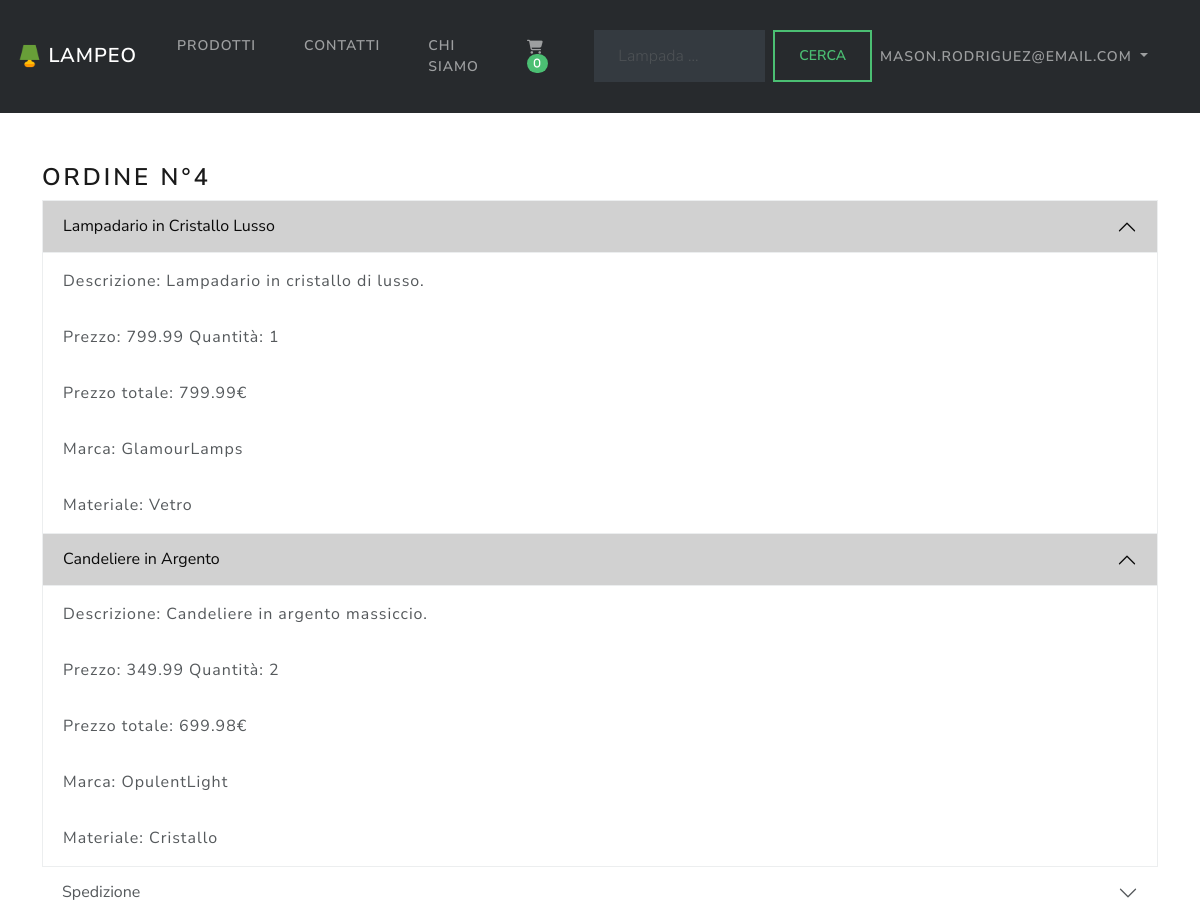
/front-end/user/?page=my_order&id=4 (signed in), run on the app's committed database.
### tables this page shows
CREATE TABLE sale_order (
    id INT AUTO_INCREMENT PRIMARY KEY,
    user_id INT,
    date_order DATE,
    shipping_address VARCHAR(55),
    country VARCHAR(255),
    province VARCHAR(255),
    city VARCHAR(255),
    zip VARCHAR(255),
    FOREIGN KEY (user_id) REFERENCES res_user(id)
);

CREATE TABLE order_item (
    id INT AUTO_INCREMENT PRIMARY KEY,
    order_id INT,
    product_id INT,
    quantity INT,
    FOREIGN KEY (order_id) REFERENCES sale_order(id),
    FOREIGN KEY (product_id) REFERENCES product(id)
);

CREATE TABLE product (
    id INT AUTO_INCREMENT PRIMARY KEY,
    name VARCHAR(255),
    price DECIMAL(10, 2),
    description TEXT,
    supplier_id INT,
    category_id INT,
    product_type_id INT,
    image VARCHAR(255),
    created_at timestamp NOT NULL DEFAULT CURRENT_TIMESTAMP,
    FOREIGN KEY (supplier_id) REFERENCES supplier(id),
    FOREIGN KEY (category_id) REFERENCES category(id),
    FOREIGN KEY (product_type_id) REFERENCES product_type(id)
);

CREATE TABLE supplier (
    id INT AUTO_INCREMENT PRIMARY KEY,
    name VARCHAR(255),
    website VARCHAR(255)
);

CREATE TABLE category (
    id INT AUTO_INCREMENT PRIMARY KEY,
    name VARCHAR(255)
);

### back-end/classes/DB.php (called while the page is built, shortened)
<?php
class DB {
    private $conn;
    public $pdo;
    public function __construct() {
        global $conn;
        $this->conn = $conn;
        $this->pdo = new PDO('mysql:dbname='. DB_NAME . ';host=' . DB_HOST, DB_USER, DB_PASS);
    }
    public function query($sql) {
        $query = $this->pdo->query($sql);
        $data = $query->fetchAll();
        return $data;
    }
    public function select_one($table_name, $columns = array(), $id) {
        $query = 'SELECT ';
        $string = '';
        foreach($columns as $column) {
            $string .= ' ' . $column . ',';
        }
        $subString = substr($string, 0, -1);
        $query .= $subString . ' FROM ' . $table_name . ' WHERE  id = ' . $id;
        $result = mysqli_query($this->conn, $query);
        $result_array = mysqli_fetch_assoc($result);
        try {
          $result = mysqli_query($this->conn, $query);
        } catch (Exception $e) {
          echo 'Error selecting record[select_one]: ',  $e->getMessage(), "\n";
        }
        return $result_array;
    }
}
class DBManager {
    protected $db;
    protected $columns;
    protected $tableName;
    public function __construct(){
        $this->db = new DB();
    }
    public function get($id) {
        $resultArr = $this->db->select_one($this->tableName, $this->columns, (int)$id);
        return (object) $resultArr;
      }
}

### back-end/classes/Order.php (called while the page is built, shortened)
<?php
class OrderManager extends DBManager
{
    public function __construct()
    {
        $this->columns = ['id', 'user_id', 'date_order', 'shipping_address', 'country', 'province', 'city', 'zip'];
        $this->tableName = 'sale_order';
    }
}
class OrderItemManager extends DBManager{
    public function get_orders_item($order_id){
        $results = $this->db->query("SELECT * FROM order_item WHERE order_id = $order_id");
        $objects = array();
        foreach($results as $result) {
          array_push($objects, (object)$result);
        }
        return $objects;
    }
}
?>

### back-end/classes/Product.php (called while the page is built, shortened)
<?php
class ProductManager extends DBManager
{
  public function __construct()
  {
    $this->columns = ['id', 'name', 'price', 'description', 'supplier_id', 'category_id', 'image'];
    $this->tableName = 'product';
  }
}
?>

### back-end/classes/Supplier.php (called while the page is built, shortened)
<?php
class SupplierManager extends DBManager{
    public function __construct() {
        $this->columns = ['id','name','website'];
        $this->tableName = 'supplier';
    }
}
?>

### back-end/classes/Category.php (called while the page is built, shortened)
<?php
class CategoryManager extends DBManager{
    public function __construct() {
        $this->columns = ['id','name'];
        $this->tableName = 'category';
    }
}
?>

### front-end/user/pages/my_order.php (the view, shortened to what this page needs)
<?php
$order_id = $_GET['id'];
$order_manager = new OrderManager();
$order_item_manager = new OrderItemManager();
$product_manager = new ProductManager();
$supplier_manager = new SupplierManager();
$category_manager = new CategoryManager();
$order = $order_manager->get($order_id);
$order_items = $order_item_manager->get_orders_item($order_id);
?>
<h3>
    Ordine N°<?php echo $order->id?>
</h3>
<div class="accordion" id="accordionExample">
    <?php foreach($order_items as $order_item) {
        $product = $product_manager->get($order_item->product_id);
        $supplier = $supplier_manager->get($product->supplier_id);
        $category = $category_manager->get($product->category_id);
        ?>
        <div class="accordion-item">
            <h2 class="accordion-header" id="headingOne">
                <button class="accordion-button" type="button" data-bs-toggle="collapse" data-bs-target="#collapseOne"
                    aria-expanded="true" aria-controls="collapseOne">
                    <?php echo $product->name ?>
                </button>
            </h2>
            <div id="collapseOne" class="accordion-collapse collapse show" aria-labelledby="headingOne"
                data-bs-parent="#accordionExample" style="">
                <div class="accordion-body">
                    <strong>Descrizione: <?php echo $product->description ?></strong>
                </div>
            </div>
            <div id="collapseOne" class="accordion-collapse collapse show" aria-labelledby="headingOne"
                data-bs-parent="#accordionExample" style="">
                <div class="accordion-body">
                    <strong>Prezzo: <?php echo $product->price ?></strong>
                    <strong>Quantità: <?php echo $order_item->quantity ?></strong>
                </div>
            </div>
            <div id="collapseOne" class="accordion-collapse collapse show" aria-labelledby="headingOne"
                data-bs-parent="#accordionExample" style="">
                <div class="accordion-body">
                    <strong>Prezzo totale: <?php echo $product->price * $order_item->quantity  ?>€</strong>
                </div>
            </div>
            <div id="collapseOne" class="accordion-collapse collapse show" aria-labelledby="headingOne"
                data-bs-parent="#accordionExample" style="">
                <div class="accordion-body">
                    <strong>Marca: <?php echo $supplier->name ?></strong>
                </div>
            </div>
            <div id="collapseOne" class="accordion-collapse collapse show" aria-labelledby="headingOne"
                data-bs-parent="#accordionExample" style="">
                <div class="accordion-body">
                    <strong>Materiale: <?php echo $category->name ?></strong>
            </div>
            </div>
        </div>
    <?php }?>
    <h2 class="accordion-header" id="headingTwo">
        <button class="accordion-button collapsed" type="button" data-bs-toggle="collapse"
            data-bs-target="#collapseTwo" aria-expanded="false" aria-controls="collapseTwo">
            Spedizione
        </button>
    </h2>
</div>

### data on the page
sale_order: id "4"
order_item: product.name "Lampadario in Cristallo Lusso", product.description "Lampadario in cristallo di lusso.", product.price "799.99", quantity "1", $product->price*$order_item->quantity "799.99", supplier.name "GlamourLamps", category.name "Vetro"
order_item: product.name "Candeliere in Argento", product.description "Candeliere in argento massiccio.", product.price "349.99", quantity "2", $product->price * $order_item->quantity "699.98", supplier.name "OpulentLight", category.name "Cristallo"

### other printed values
count($cart_items) "0"
$logged_in_user->email "MASON.RODRIGUEZ@EMAIL.COM"
